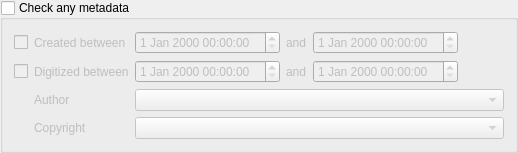
<?xml version="1.0" encoding="UTF-8"?>
<ui version="4.0">
 <class>AnyMetadataGroupBox</class>
 <widget class="QGroupBox" name="AnyMetadataGroupBox">
  <property name="title">
   <string>Check any metadata</string>
  </property>
  <property name="checkable">
   <bool>true</bool>
  </property>
  <property name="checked">
   <bool>false</bool>
  </property>
  <layout class="QGridLayout" name="gridLayout">
   <item row="0" column="1">
    <widget class="QLabel" name="createdTimeLabel1">
     <property name="text">
      <string>Created between</string>
     </property>
    </widget>
   </item>
   <item row="1" column="2">
    <widget class="QDateTimeEdit" name="digitizedAfterDateTimeEdit"/>
   </item>
   <item row="2" column="1">
    <widget class="QLabel" name="label_8">
     <property name="text">
      <string>Author</string>
     </property>
    </widget>
   </item>
   <item row="3" column="2" colspan="4">
    <widget class="HistoryComboBox" name="copyrightComboBox">
     <property name="toolTip">
      <string>Accepts regular expression</string>
     </property>
    </widget>
   </item>
   <item row="1" column="5">
    <spacer name="horizontalSpacer">
     <property name="orientation">
      <enum>Qt::Horizontal</enum>
     </property>
     <property name="sizeHint" stdset="0">
      <size>
       <width>40</width>
       <height>20</height>
      </size>
     </property>
    </spacer>
   </item>
   <item row="0" column="2">
    <widget class="QDateTimeEdit" name="createdAfterDateTimeEdit"/>
   </item>
   <item row="2" column="2" colspan="4">
    <widget class="HistoryComboBox" name="authorComboBox">
     <property name="toolTip">
      <string>Accepts regular expression</string>
     </property>
    </widget>
   </item>
   <item row="3" column="1">
    <widget class="QLabel" name="label_9">
     <property name="text">
      <string>Copyright</string>
     </property>
    </widget>
   </item>
   <item row="1" column="3">
    <widget class="QLabel" name="digitizedTimeLabel2">
     <property name="text">
      <string>and</string>
     </property>
    </widget>
   </item>
   <item row="1" column="4">
    <widget class="QDateTimeEdit" name="digitizedBeforeDateTimeEdit"/>
   </item>
   <item row="0" column="3">
    <widget class="QLabel" name="createdTimeLabel2">
     <property name="text">
      <string>and</string>
     </property>
    </widget>
   </item>
   <item row="1" column="1">
    <widget class="QLabel" name="digitizedTimeLabel1">
     <property name="text">
      <string>Digitized between</string>
     </property>
    </widget>
   </item>
   <item row="0" column="4">
    <widget class="QDateTimeEdit" name="createdBeforeDateTimeEdit"/>
   </item>
   <item row="0" column="0">
    <widget class="QCheckBox" name="createdTimeCheckBox">
     <property name="text">
      <string/>
     </property>
    </widget>
   </item>
   <item row="1" column="0">
    <widget class="QCheckBox" name="digitizedTimeCheckBox">
     <property name="text">
      <string/>
     </property>
    </widget>
   </item>
  </layout>
 </widget>
 <customwidgets>
  <customwidget>
   <class>HistoryComboBox</class>
   <extends>QComboBox</extends>
   <header>widgets/HistoryComboBox.hpp</header>
  </customwidget>
 </customwidgets>
 <tabstops>
  <tabstop>createdTimeCheckBox</tabstop>
  <tabstop>createdAfterDateTimeEdit</tabstop>
  <tabstop>createdBeforeDateTimeEdit</tabstop>
  <tabstop>digitizedTimeCheckBox</tabstop>
  <tabstop>digitizedAfterDateTimeEdit</tabstop>
  <tabstop>digitizedBeforeDateTimeEdit</tabstop>
  <tabstop>authorComboBox</tabstop>
  <tabstop>copyrightComboBox</tabstop>
 </tabstops>
 <resources/>
 <connections/>
</ui>
